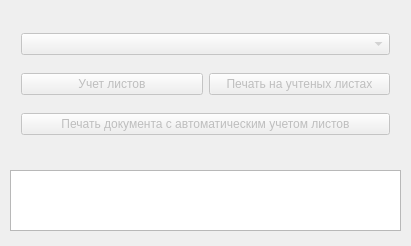
<?xml version="1.0" encoding="UTF-8"?>
<ui version="4.0">
 <class>StartDlg</class>
 <widget class="QDialog" name="StartDlg">
  <property name="geometry">
   <rect>
    <x>0</x>
    <y>0</y>
    <width>411</width>
    <height>246</height>
   </rect>
  </property>
  <property name="windowTitle">
   <string>Защищенная печать</string>
  </property>
  <widget class="QWidget" name="gridLayoutWidget">
   <property name="geometry">
    <rect>
     <x>10</x>
     <y>10</y>
     <width>391</width>
     <height>151</height>
    </rect>
   </property>
   <layout class="QGridLayout" name="gridLayout">
    <item row="3" column="0">
     <widget class="QPushButton" name="markPaperBtn">
      <property name="enabled">
       <bool>false</bool>
      </property>
      <property name="text">
       <string>Учет листов</string>
      </property>
     </widget>
    </item>
    <item row="3" column="1">
     <widget class="QPushButton" name="printOnMarkPaperBtn">
      <property name="enabled">
       <bool>false</bool>
      </property>
      <property name="text">
       <string>Печать на учтеных листах</string>
      </property>
     </widget>
    </item>
    <item row="5" column="0" colspan="2">
     <widget class="QPushButton" name="printWithAutoMarkPaperBtn">
      <property name="enabled">
       <bool>false</bool>
      </property>
      <property name="text">
       <string>Печать документа с автоматическим учетом листов</string>
      </property>
     </widget>
    </item>
    <item row="2" column="0" colspan="2">
     <widget class="QComboBox" name="printerCBox">
      <property name="enabled">
       <bool>false</bool>
      </property>
      <property name="toolTip">
       <string>Список разрешенных принтеров...</string>
      </property>
      <property name="autoFillBackground">
       <bool>true</bool>
      </property>
     </widget>
    </item>
   </layout>
  </widget>
  <widget class="QListWidget" name="logList">
   <property name="enabled">
    <bool>true</bool>
   </property>
   <property name="geometry">
    <rect>
     <x>10</x>
     <y>170</y>
     <width>391</width>
     <height>61</height>
    </rect>
   </property>
   <property name="horizontalScrollBarPolicy">
    <enum>Qt::ScrollBarAsNeeded</enum>
   </property>
  </widget>
 </widget>
 <layoutdefault spacing="6" margin="11"/>
 <resources/>
 <connections/>
</ui>
